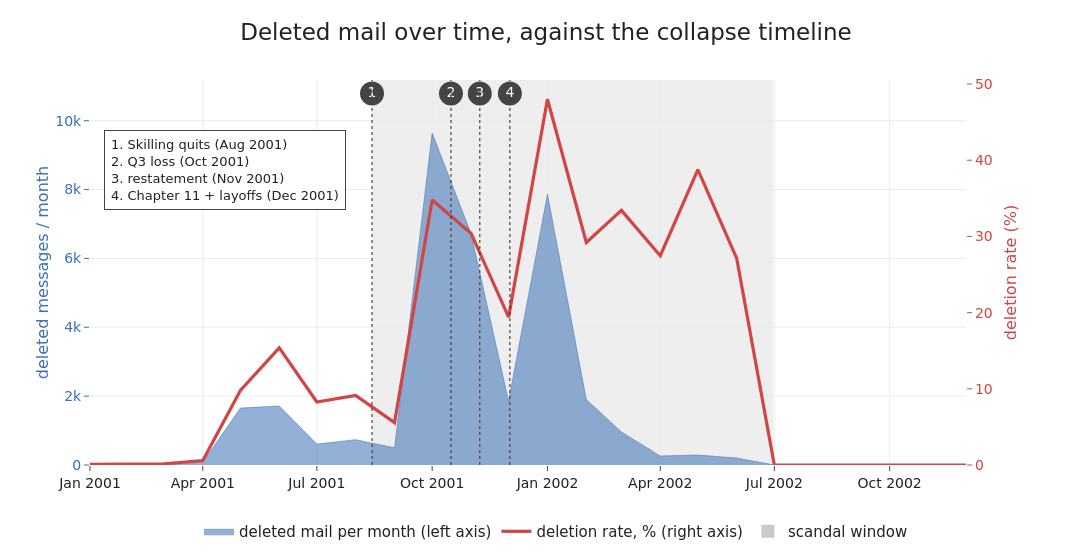

The cell this chart's notebook holds for it:
### Markdown cell above
## F. What gets deleted, and when

Week three counted deleted mail per mailbox but said nothing about timing or
content. The two plots here add both: how the volume and rate of deletion move
over the life of the company, and which subjects are more or less likely than
average to end up in a deleted folder.

### Code cell
rt2 = mt.copy()
rt2["deleted"] = rt2["folder_group"].eq("deleted")
rt2["m"] = rt2["date"].dt.tz_localize(None).dt.to_period("M").dt.to_timestamp()
gg = rt2.groupby(["m", "deleted"]).size().unstack(fill_value=0)
gg = gg[(gg.index >= pd.Timestamp("2001-01-01")) & (gg.index <= pd.Timestamp("2002-12-31"))]
deleted_col = gg[True] if True in gg.columns else 0
kept_col = gg[False] if False in gg.columns else 0
rate = deleted_col / (deleted_col + kept_col) * 100
vol_top = float(deleted_col.max()) * 1.16

fig = make_subplots(specs=[[{"secondary_y": True}]])
fig.add_trace(go.Scatter(x=gg.index, y=deleted_col, name="deleted mail per month (left axis)",
    mode="lines", line=dict(color=BLUE, width=0.5), fill="tozeroy",
    fillcolor="rgba(59,111,182,0.55)"), secondary_y=False)
fig.add_trace(go.Scatter(x=gg.index, y=rate, name="deletion rate, % (right axis)",
    mode="lines", line=dict(color=RED, width=3.2)), secondary_y=True)
fig.add_trace(go.Scatter(x=[None], y=[None], mode="markers", name="scandal window",
    marker=dict(size=13, color="rgba(158,158,158,0.55)", symbol="square")), secondary_y=False)
fig.add_vrect(x0=SCANDAL_START, x1=SCANDAL_END, fillcolor="#9e9e9e", opacity=0.18,
    line_width=0, layer="below")
ev_x = [pd.Timestamp(d) for d, _ in EVENTS]
for x in ev_x:
    fig.add_vline(x=x.timestamp() * 1000, line=dict(color="#444444", width=1.2, dash="dot"))
fig.add_trace(go.Scatter(x=ev_x, y=[vol_top * 0.965] * 4, mode="markers+text",
    marker=dict(size=24, color="#444444", symbol="circle"),
    text=["1", "2", "3", "4"], textposition="middle center",
    textfont=dict(color="white", size=14), cliponaxis=False, showlegend=False),
    secondary_y=False)
key = "<br>".join(f"{k}. {labl} ({pd.Timestamp(d):%b %Y})"
                  for k, (d, labl) in enumerate(EVENTS, 1))
fig.add_annotation(xref="paper", yref="paper", x=0.015, y=0.87, text=key, showarrow=False,
    align="left", xanchor="left", yanchor="top", font=dict(size=13, color="#222222"),
    bgcolor="white", bordercolor="#444444", borderwidth=1, borderpad=6)
fig.update_yaxes(title_text="deleted messages / month", color=BLUE, secondary_y=False,
    range=[0, vol_top])
fig.update_yaxes(title_text="deletion rate (%)", color=RED, secondary_y=True,
    showgrid=False, rangemode="tozero")
fig.update_layout(title="Deleted mail over time, against the collapse timeline",
    legend=dict(orientation="h", yanchor="top", y=-0.13, xanchor="center", x=0.5))
save_fig(fig, "f1_deletion_over_time.png", w=1100, h=560)

### Figure 1 — Plotly figure (JSON) as saved in the notebook; plotly's stock layout.template omitted (floating-point values rounded to 4 significant figures)
{"data": [{"fill": "tozeroy", "fillcolor": "rgba(59,111,182,0.55)", "line": {"color": "#3b6fb6", "width": 0.5}, "mode": "lines", "name": "deleted mail per month (left axis)", "type": "scatter", "x": ["2001-01-01T00:00:00.000000", "2001-02-01T00:00:00.000000", "2001-03-01T00:00:00.000000", "2001-04-01T00:00:00.000000", "2001-05-01T00:00:00.000000", "2001-06-01T00:00:00.000000", "2001-07-01T00:00:00.000000", "2001-08-01T00:00:00.000000", "2001-09-01T00:00:00.000000", "2001-10-01T00:00:00.000000", "2001-11-01T00:00:00.000000", "2001-12-01T00:00:00.000000", "2002-01-01T00:00:00.000000", "2002-02-01T00:00:00.000000", "2002-03-01T00:00:00.000000", "2002-04-01T00:00:00.000000", "2002-05-01T00:00:00.000000", "2002-06-01T00:00:00.000000", "2002-07-01T00:00:00.000000", "2002-09-01T00:00:00.000000", "2002-10-01T00:00:00.000000", "2002-12-01T00:00:00.000000"], "xaxis": "x", "y": [6, 12, 17, 81, 1653, 1715, 608, 736, 499, 9640, 6721, 1851, 7866, 1899, 961, 262, 290, 202, 0, 0, 0, 0], "yaxis": "y"}, {"line": {"color": "#d04545", "width": 3.2}, "mode": "lines", "name": "deletion rate, % (right axis)", "type": "scatter", "x": ["2001-01-01T00:00:00.000000", "2001-02-01T00:00:00.000000", "2001-03-01T00:00:00.000000", "2001-04-01T00:00:00.000000", "2001-05-01T00:00:00.000000", "2001-06-01T00:00:00.000000", "2001-07-01T00:00:00.000000", "2001-08-01T00:00:00.000000", "2001-09-01T00:00:00.000000", "2001-10-01T00:00:00.000000", "2001-11-01T00:00:00.000000", "2001-12-01T00:00:00.000000", "2002-01-01T00:00:00.000000", "2002-02-01T00:00:00.000000", "2002-03-01T00:00:00.000000", "2002-04-01T00:00:00.000000", "2002-05-01T00:00:00.000000", "2002-06-01T00:00:00.000000", "2002-07-01T00:00:00.000000", "2002-09-01T00:00:00.000000", "2002-10-01T00:00:00.000000", "2002-12-01T00:00:00.000000"], "xaxis": "x", "y": [0.07305, 0.143, 0.1618, 0.5896, 9.794, 15.38, 8.265, 9.141, 5.563, 34.78, 30.43, 19.41, 48.0, 29.2, 33.41, 27.46, 38.77, 27.11, 0.0, 0.0, 0.0, 0.0], "yaxis": "y2"}, {"marker": {"color": "rgba(158,158,158,0.55)", "size": 13, "symbol": "square"}, "mode": "markers", "name": "scandal window", "type": "scatter", "x": [null], "xaxis": "x", "y": [null], "yaxis": "y"}, {"cliponaxis": false, "marker": {"color": "#444444", "size": 24, "symbol": "circle"}, "mode": "markers+text", "showlegend": false, "text": ["1", "2", "3", "4"], "textfont": {"color": "white", "size": 14}, "textposition": "middle center", "type": "scatter", "x": ["2001-08-14T00:00:00", "2001-10-16T00:00:00", "2001-11-08T00:00:00", "2001-12-02T00:00:00"], "xaxis": "x", "y": [10790.0, 10790.0, 10790.0, 10790.0], "yaxis": "y"}], "layout": {"annotations": [{"align": "left", "bgcolor": "white", "bordercolor": "#444444", "borderpad": 6, "borderwidth": 1, "font": {"color": "#222222", "size": 13}, "showarrow": false, "text": "1. Skilling quits (Aug 2001)<br>2. Q3 loss (Oct 2001)<br>3. restatement (Nov 2001)<br>4. Chapter 11 + layoffs (Dec 2001)", "x": 0.015, "xanchor": "left", "xref": "paper", "y": 0.87, "yanchor": "top", "yref": "paper"}], "height": 560, "legend": {"orientation": "h", "x": 0.5, "xanchor": "center", "y": -0.13, "yanchor": "top"}, "margin": {"b": 80, "l": 90, "r": 70, "t": 80}, "shapes": [{"fillcolor": "#9e9e9e", "layer": "below", "line": {"width": 0}, "opacity": 0.18, "type": "rect", "x0": "2001-08-14T00:00:00", "x1": "2002-06-30T00:00:00", "xref": "x", "y0": 0, "y1": 1, "yref": "y domain"}, {"line": {"color": "#444444", "dash": "dot", "width": 1.2}, "type": "line", "x0": 997700000000.0, "x1": 997700000000.0, "xref": "x", "y0": 0, "y1": 1, "yref": "y domain"}, {"line": {"color": "#444444", "dash": "dot", "width": 1.2}, "type": "line", "x0": 1003000000000.0, "x1": 1003000000000.0, "xref": "x", "y0": 0, "y1": 1, "yref": "y domain"}, {"line": {"color": "#444444", "dash": "dot", "width": 1.2}, "type": "line", "x0": 1005000000000.0, "x1": 1005000000000.0, "xref": "x", "y0": 0, "y1": 1, "yref": "y domain"}, {"line": {"color": "#444444", "dash": "dot", "width": 1.2}, "type": "line", "x0": 1007000000000.0, "x1": 1007000000000.0, "xref": "x", "y0": 0, "y1": 1, "yref": "y domain"}], "title": {"text": "Deleted mail over time, against the collapse timeline"}, "width": 1100, "xaxis": {"anchor": "y", "domain": [0.0, 0.94]}, "yaxis": {"anchor": "x", "color": "#3b6fb6", "domain": [0.0, 1.0], "range": [0, 11180.0], "title": {"text": "deleted messages / month"}}, "yaxis2": {"anchor": "x", "color": "#d04545", "overlaying": "y", "rangemode": "tozero", "showgrid": false, "side": "right", "title": {"text": "deletion rate (%)"}}}}
